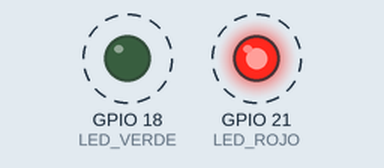
Simulated run of this program. Board: ESP32 board running MicroPython. On the bench: output pins drawn as LEDs (lit = HIGH). Dashed ring = blinking.

Above: at 0.5 s.
Timing chart, 0 to 4.6 s (numbered marks = the images above):
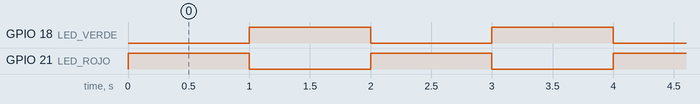

Measured:
- by itself, GPIO 18 (LED_VERDE), GPIO 21 (LED_ROJO): alternates HIGH for 1.0 s and LOW for 1.0 s

The program:

5_3_parpadeo_2ledes.py
```python
"""
MICROPYTHON EN PROYECTOS
Beatriz Padín / Adriana Dapena
Capítulo 5: Señalización marítima
---------------------------------------
Se encienden dos ledes de manera intermitente.
El tiempo se controla con la función sleep().
"""

from machine import Pin
from time import sleep

# Led verde en el GPIO18, inicialmente encendido
LED_VERDE = Pin(18, Pin.OUT, value=1)

# Led rojo en el GPIO21, inicialmente apagado
LED_ROJO = Pin(21, Pin.OUT, value=0)

# Tiempo entre destellos (s)
INTERVALO = 1

while True:
    # Los ledes parpadean alternativamente
    LED_VERDE.value(not LED_VERDE.value())
    LED_ROJO.value(not LED_ROJO.value())
    sleep(INTERVALO)
```
